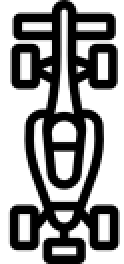
#> input picture RacingCar.png, 62 x 132 px, found by its file name (shown 2 times larger)
$ python PP_safety_straight_lines.py
#> lines starting #> are read from the running program, lines starting #| are printed output that depends on the picture
import numpy as np
import matplotlib.pyplot as plt
from matplotlib.patches import Rectangle
from matplotlib.offsetbox import OffsetBox, AnnotationBbox, OffsetImage


def rotate_bound(image, angle):
    import cv2
    (h, w) = image.shape[:2]
    (cX, cY) = (w // 2, h // 2)

    M = cv2.getRotationMatrix2D((cX, cY), -angle, 1.0)
    cos = np.abs(M[0, 0])
    sin = np.abs(M[0, 1])

    nW = int((h * sin) + (w * cos))
    nH = int((h * cos) + (w * sin))

    M[0, 2] += (nW / 2) - cX
    M[1, 2] += (nH / 2) - cY

    return cv2.warpAffine(image, M, (nW, nH), borderValue=(1, 1, 1))


def plot_imgs():
    fig = plt.figure(figsize=(8, 2))
    a1 = plt.subplot(131)
    a2 = plt.subplot(132, sharey=a1)
    a3 = plt.subplot(133, sharey=a1)

    for a in (a1, a2, a3):
        road = Rectangle((0, -1), 5, 2, facecolor='gray')
        a.add_patch(road)
        a.set_xlim(0, 5)
        a.set_ylim(-1, 1)
        a.set_xticks([])
        a.set_yticks([])

        a.plot([0, 5], [0, 0], '--', color="orange", linewidth=2.5)

    a1.set_title("Safe")
    a2.set_title("Unsafe")
    a3.set_title("????????")

    img_raw = plt.imread("RacingCar.png", format='png')
#> img_raw is the input picture: shape (132, 62, 4) float32; mean R, G, B, A 0.479, 0.479, 0.479, 0.417
    img = rotate_bound(img_raw, 90)
#> in rotate_bound, `return cv2.warpAffine(image, M, (nW, nH), borderValue=(1, 1, 1))`:
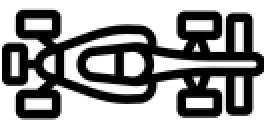
#> returned value: shape (62, 132, 4) float32 (shown 2 times larger); mean of channels 0, 1, 2, 3 0.48, 0.48, 0.48, 0.416; transparent parts drawn white
    oi = OffsetImage(img, zoom=0.4)
    ab = AnnotationBbox(oi, (1.5, -0.4), xycoords='data', frameon=False)
    a1.add_artist(ab)

    img = rotate_bound(img_raw, 25)
#> call 2 of rotate_bound, with angle = 25
#> in rotate_bound (call 2), `return cv2.warpAffine(image, M, (nW, nH), borderValue=(1, 1, 1))`:
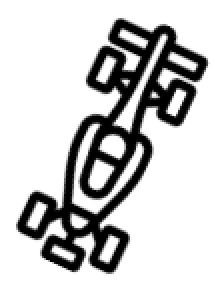
#> returned value: shape (145, 111, 4) float32 (shown 2 times larger); mean of channels 0, 1, 2, 3 0.735, 0.735, 0.735, 0.212; transparent parts drawn white
    oi = OffsetImage(img, zoom=0.4)
    ab = AnnotationBbox(oi, (1.5, 0.4), xycoords='data', frameon=False)
    a2.add_artist(ab)

    img = rotate_bound(img_raw, 50)
#> call 3 of rotate_bound, with angle = 50
#> in rotate_bound (call 3), `return cv2.warpAffine(image, M, (nW, nH), borderValue=(1, 1, 1))`:
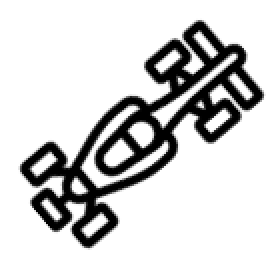
#> returned value: shape (132, 140, 4) float32 (shown 2 times larger); mean of channels 0, 1, 2, 3 0.769, 0.769, 0.769, 0.185; transparent parts drawn white
    oi = OffsetImage(img, zoom=0.4)
    ab = AnnotationBbox(oi, (1.5, 0.2), xycoords='data', frameon=False)
    a3.add_artist(ab)

    plt.tight_layout()
    plt.savefig("Imgs/pp_safety_straight.svg")
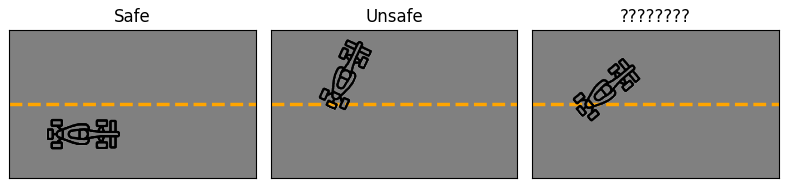
#> figure drawn by matplotlib, 3 panels
    plt.savefig("Imgs/pp_safety_straight.pdf")


plot_imgs()

$ run again, with BlockSim.webp saved as RacingCar.png
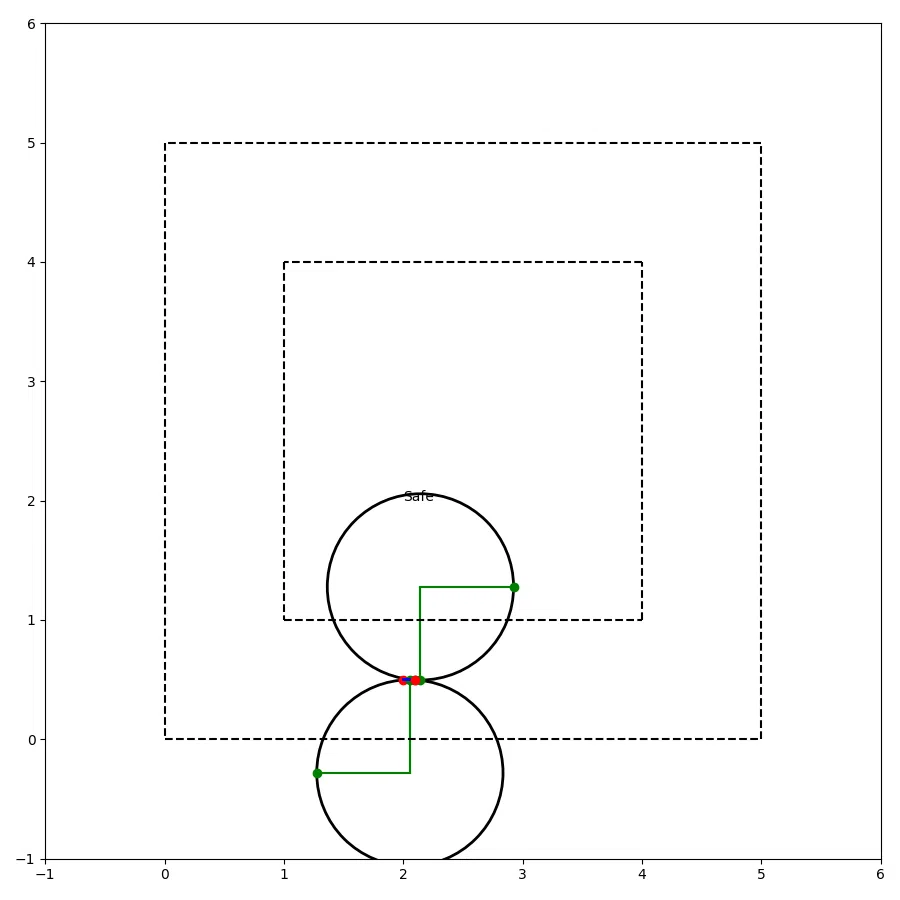
#> input picture BlockSim.webp, 900 x 900 px, found by its file name
#> in plot_imgs, img_raw is the input picture: shape (900, 900, 4) float32; mean R, G, B, A 0.983, 0.983, 0.983, 1
#> in rotate_bound (call 3), `return cv2.warpAffine(image, M, (nW, nH), borderValue=(1, 1, 1))`:
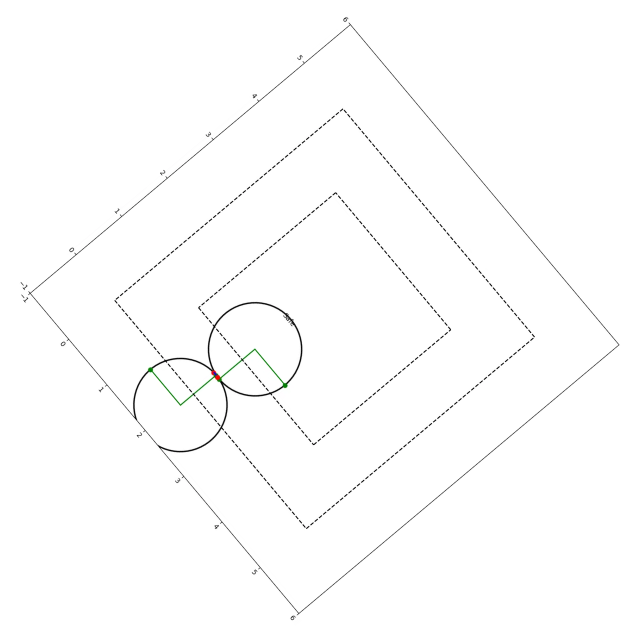
#> returned value: shape (1267, 1267, 4) float32 (shown at 1/2 size); mean of channels 0, 1, 2, 3 0.992, 0.992, 0.991, 0.505; transparent parts drawn white
#> in plot_imgs, `plt.savefig("Imgs/pp_safety_straight.svg")`:
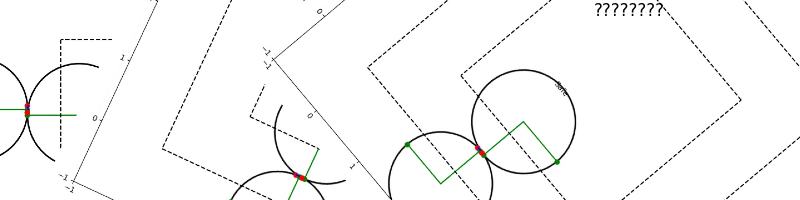
#> figure drawn by matplotlib, 3 panels
